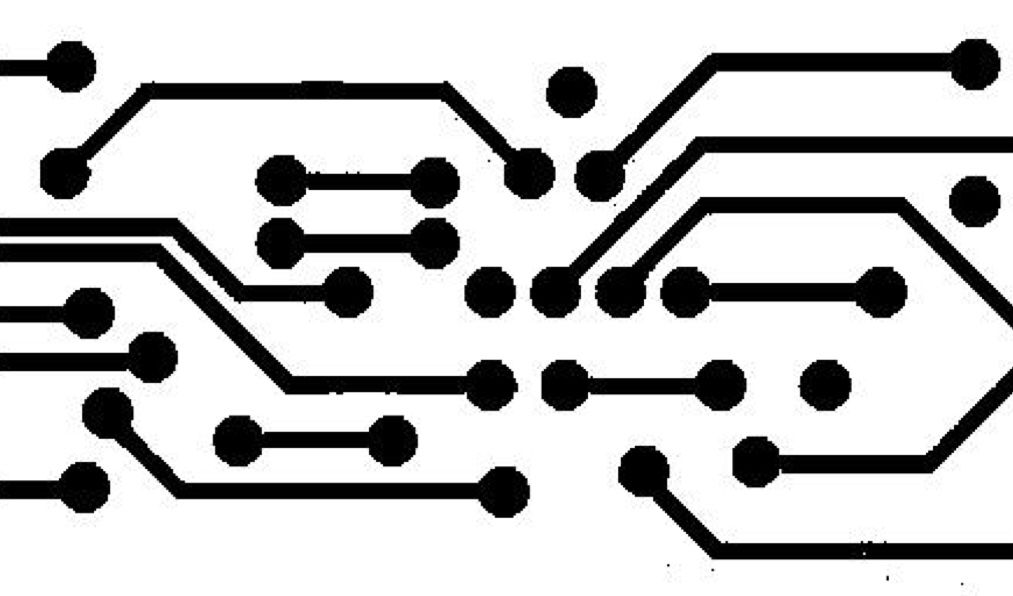
//> input picture figure/43.jpg, 1013 x 596 px
$ ./cntPoint   (built with g++ and OpenCV 4)
//> lines starting //> are read from the running program, lines starting //| are printed output that depends on the picture; after the words box and inside, x2 and y2 are one past the last pixel; in counts of white or black regions, pixels touching at a corner belong together

#include <iostream>
#include <opencv2/opencv.hpp>


using namespace std;
using namespace cv;


int main()
{

    Mat grayImage = imread("/Users/sum_young/private_code/CV/figure/43.jpg",0);
//> grayImage is the input picture: 596 rows x 1013 cols, CV_8UC1; min 0, max 255, mean 195.3
    Mat FinalImage;
    Mat binResult,DilateResult,OpenResult,CloseResult;
    Mat connectedComponents,bounding_box,centroids;
	Mat kernel = getStructuringElement(MORPH_RECT, Size(20,20), Point(-1, -1));
    int count;

    threshold(grayImage, binResult, 100, 255, THRESH_OTSU);
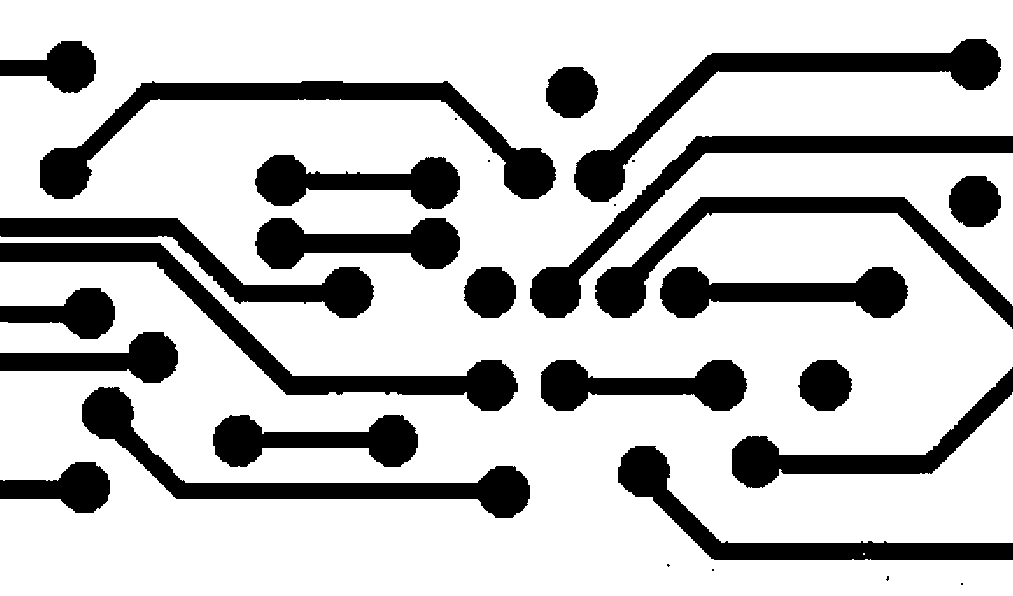
//> binResult: 596 rows x 1013 cols, CV_8UC1; 76.4% white; 30 black regions (8 under 20 px), largest, box (x1, y1, x2, y2) and area: (40, 81, 556, 199) 12414, (0, 243, 518, 411) 11633, (574, 39, 1001, 202) 11123

    morphologyEx(binResult, DilateResult, 1, kernel);
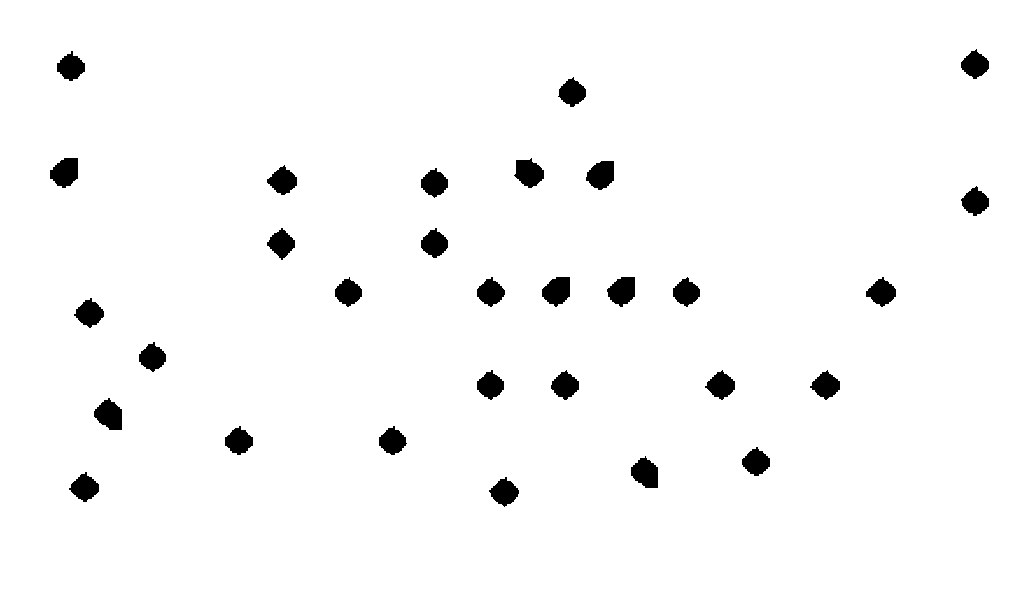
//> DilateResult: 596 rows x 1013 cols, CV_8UC1; 97.3% white; 30 black regions, largest, box (x1, y1, x2, y2) and area: (50, 158, 78, 188) 629, (94, 398, 122, 430) 625, (542, 277, 570, 307) 618
    // morphologyEx(binResult, Dilate, 1, kernel);
    //morphologyEx(binResult, OpenResult, 2, kernel);
    morphologyEx(binResult, CloseResult, 3, kernel);
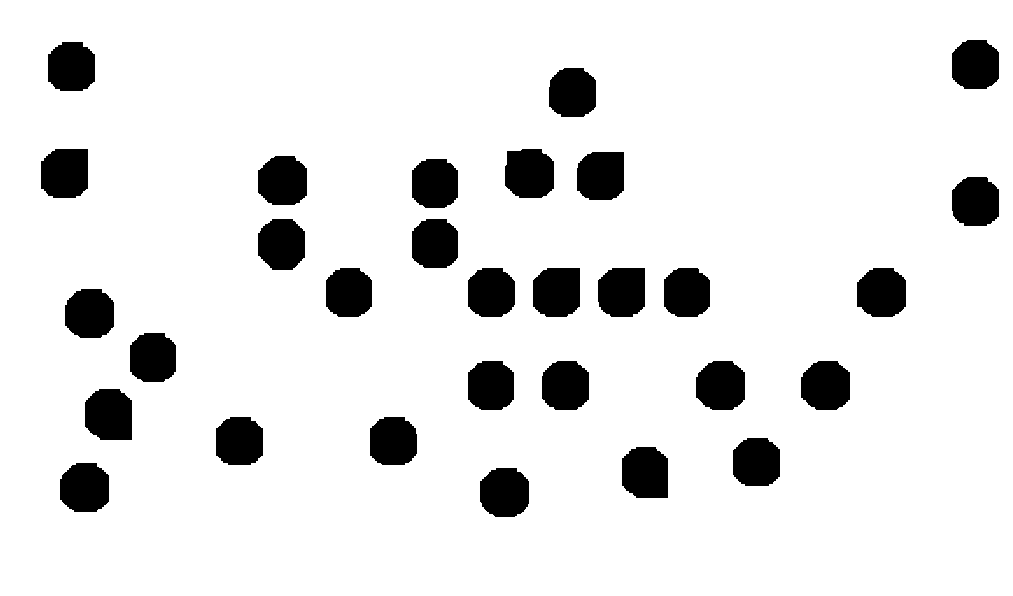
//> CloseResult: 596 rows x 1013 cols, CV_8UC1; 90% white; 30 black regions, largest, box (x1, y1, x2, y2) and area: (85, 389, 132, 440) 2126, (505, 149, 554, 198) 2108, (622, 447, 668, 498) 2096

        for(int i = 0; i < CloseResult.rows; i++)
    {
        //uchar* data = image.ptr<uchar>(i);
        for(int j = 0; j < CloseResult.cols; j++)
        {
            if(CloseResult.at<uchar>(i,j) == 255)
                CloseResult.at<uchar>(i,j) = 0;
            else
                CloseResult.at<uchar>(i,j) = 255;
        }
    }
    count = cv::connectedComponentsWithStats(CloseResult,connectedComponents,bounding_box,centroids,8,CV_32S);
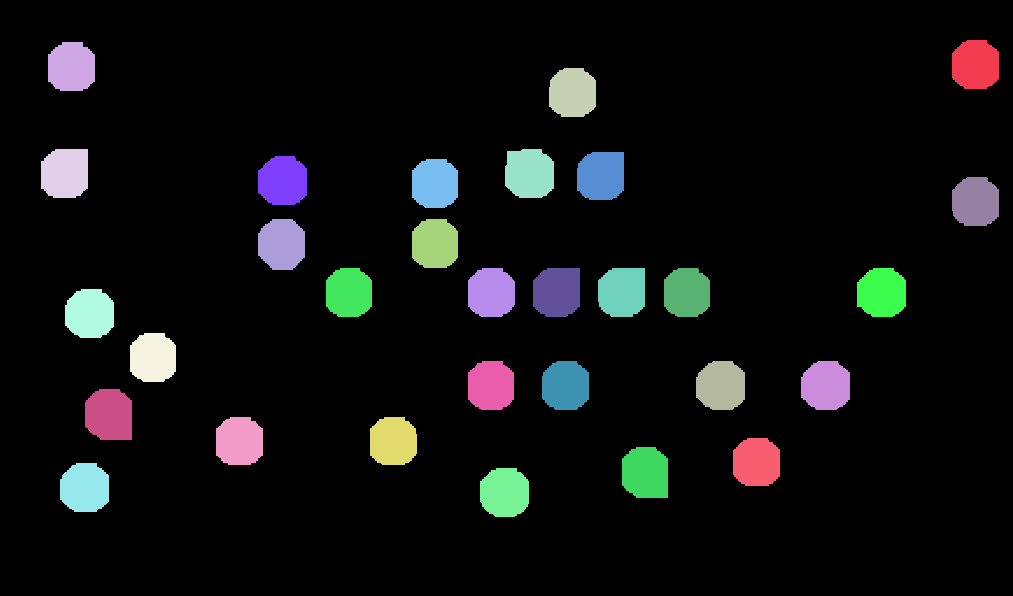
//> connectedComponents: 596 rows x 1013 cols, CV_32SC1; 31 distinct labels, from 0 to 30; one colour per label, 0 black
//> count = 31; bounding_box = 31 rows, first 6: [0, 0, 1013, 596, 543123], [952, 40, 47, 49, 1997], [48, 42, 47, 49, 1997], [549, 68, 47, 49, 1992], [41, 149, 47, 49, 2092], [505, 149, 49, 49, 2108]; centroids = 31 pairs, first value 64.83 to 975.2, second value 64.44 to 492.2


    cv::imshow("BinarizationResult", binResult);
    cv::imshow("CloseResult", CloseResult);
    //cv::imshow("DilateResult", DilateResult);
    std::cout << "There are  "<< std::endl;
    std::cout << count - 1 << std::endl;
//| 30
    std::cout << "Points in this image "<< std::endl;
    cv::imshow("BinarizationResult", binResult);
    while(true)
    {
        int c;
        c = waitKey(20);
//> the Esc key is pressed
        if (27 == (char) c)
            break;
    }

    return 0;
}

$ run again, with figure/2.jpg copied over figure/43.jpg
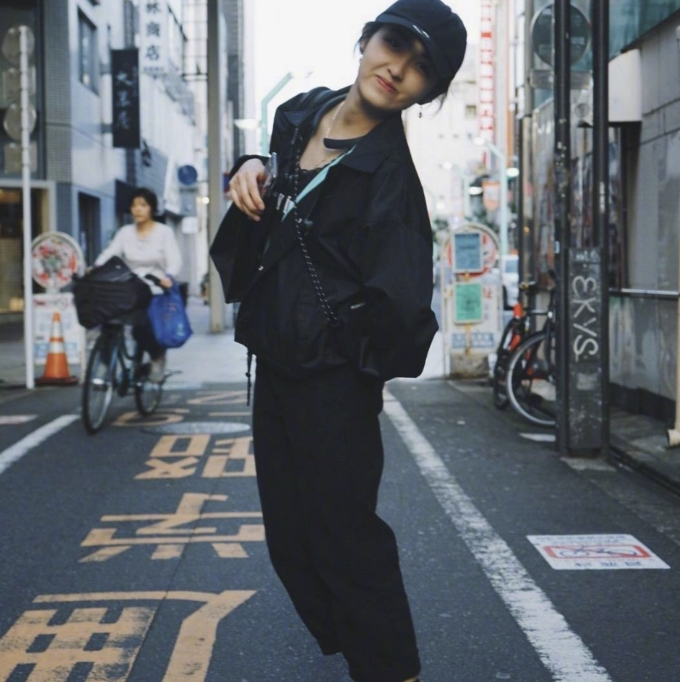
//> input picture figure/2.jpg, 680 x 682 px
//> `threshold(grayImage, binResult, 100, 255, THRESH_OTSU);`:
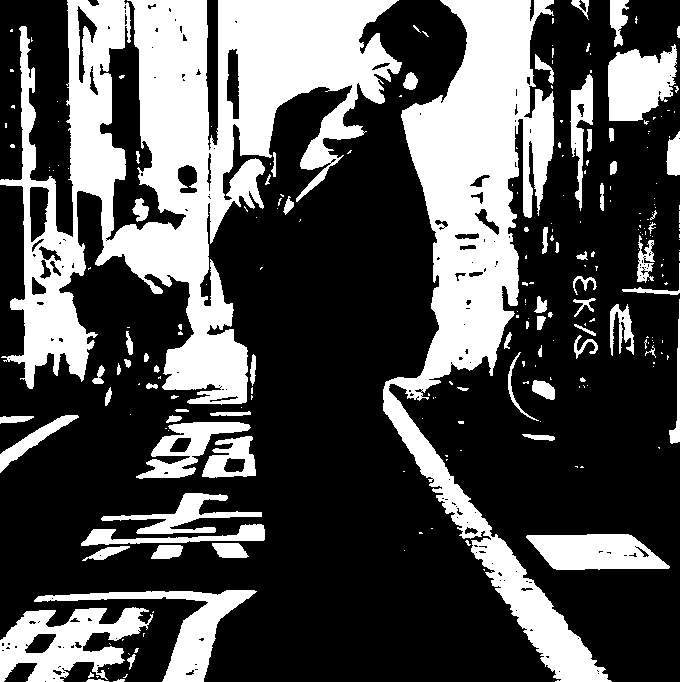
//> binResult: 682 rows x 680 cols, CV_8UC1; 32.1% white; 241 white regions (166 under 20 px), largest, box (x1, y1, x2, y2) and area: (0, 0, 402, 405) 67633, (383, 0, 612, 682) 43880, (0, 607, 153, 682) 6084
//> DilateResult: 682 rows x 680 cols, CV_8UC1; 64% white; 27 black regions (4 under 20 px), largest, box (x1, y1, x2, y2) and area: (0, 112, 543, 682) 110481, (433, 263, 680, 557) 26514, (551, 578, 680, 682) 9297
//> `count = cv::connectedComponentsWithStats(CloseResult,connectedComponen..`:
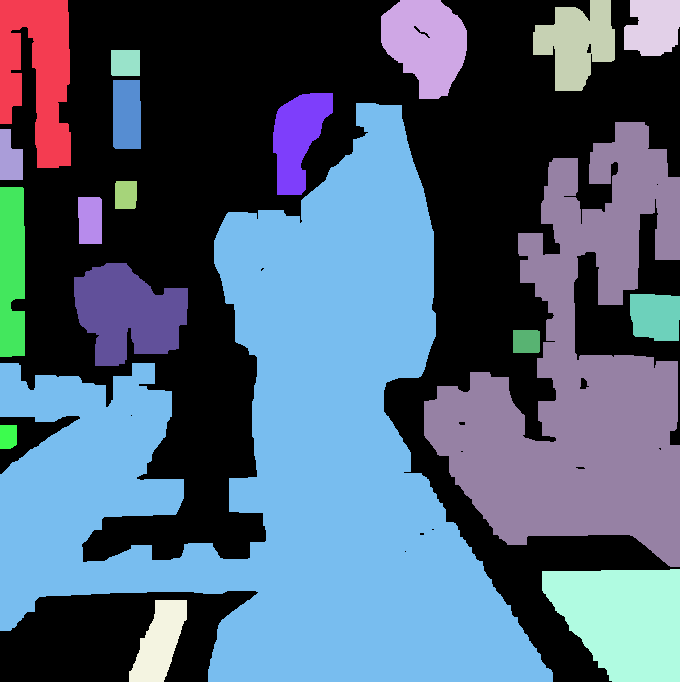
//> connectedComponents: 682 rows x 680 cols, CV_32SC1; 20 distinct labels, from 0 to 19; one colour per label, 0 black
//> count = 20; bounding_box = 20 rows, first 6: [0, 0, 680, 682, 201733], [0, 0, 71, 168, 8392], [381, 0, 86, 99, 6116], [533, 0, 82, 91, 4827], [624, 0, 56, 56, 2669], [111, 50, 29, 26, 753]; centroids = 20 rows, first 8: [314.6, 268.8], [37.98, 71.51], [425.5, 43.11], [576.4, 42.54], [652.8, 26.47], [125, 62.48], [126.4, 114.2], [297.4, 137.4]
//| 19

$ run again, with figure/41.jpg copied over figure/43.jpg
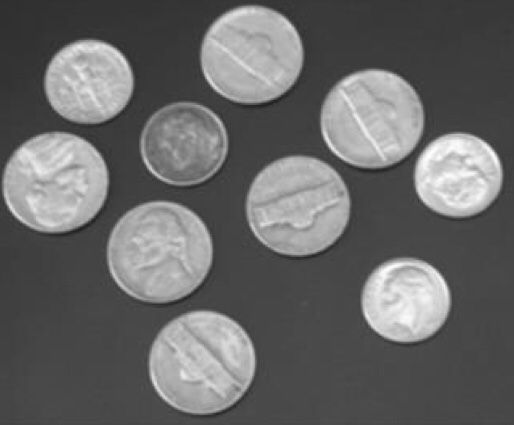
//> input picture figure/41.jpg, 514 x 425 px
//> grayImage is the input picture: 425 rows x 514 cols, CV_8UC1; min 28, max 255, mean 104.1
//> `threshold(grayImage, binResult, 100, 255, THRESH_OTSU);`:
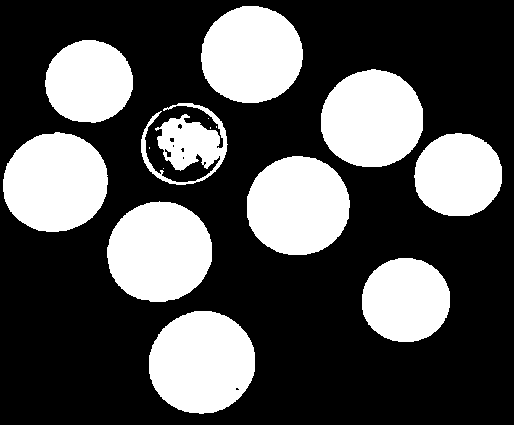
//> binResult: 425 rows x 514 cols, CV_8UC1; 31.9% white; 15 white regions (5 under 20 px), largest, box (x1, y1, x2, y2) and area: (149, 311, 255, 414) 8580, (107, 201, 212, 302) 8307, (3, 132, 108, 232) 8230
//> DilateResult: 425 rows x 514 cols, CV_8UC1; 50.1% white; 2 black regions, box (x1, y1, x2, y2) and area: (0, 0, 514, 425) 92946, (0, 0, 225, 206) 16090
//> `count = cv::connectedComponentsWithStats(CloseResult,connectedComponen..`:
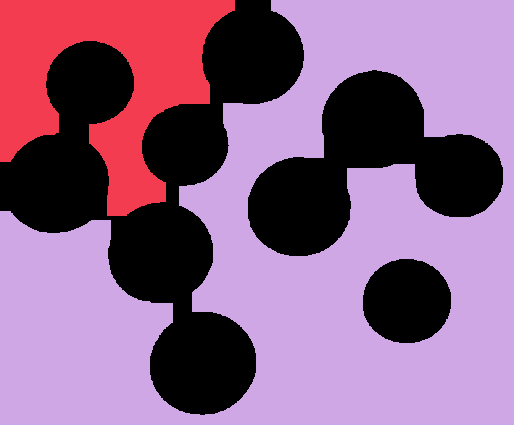
//> connectedComponents: 425 rows x 514 cols, CV_32SC1; 3 distinct labels, from 0 to 2; one colour per label, 0 black
//> count = 3; bounding_box = [[0, 0, 503, 415, 75247], [0, 0, 235, 216, 25033], [0, 0, 514, 425, 118170]]; centroids = [[241.1, 191], [105.4, 75.85], [298.3, 254.2]]
//| 2
